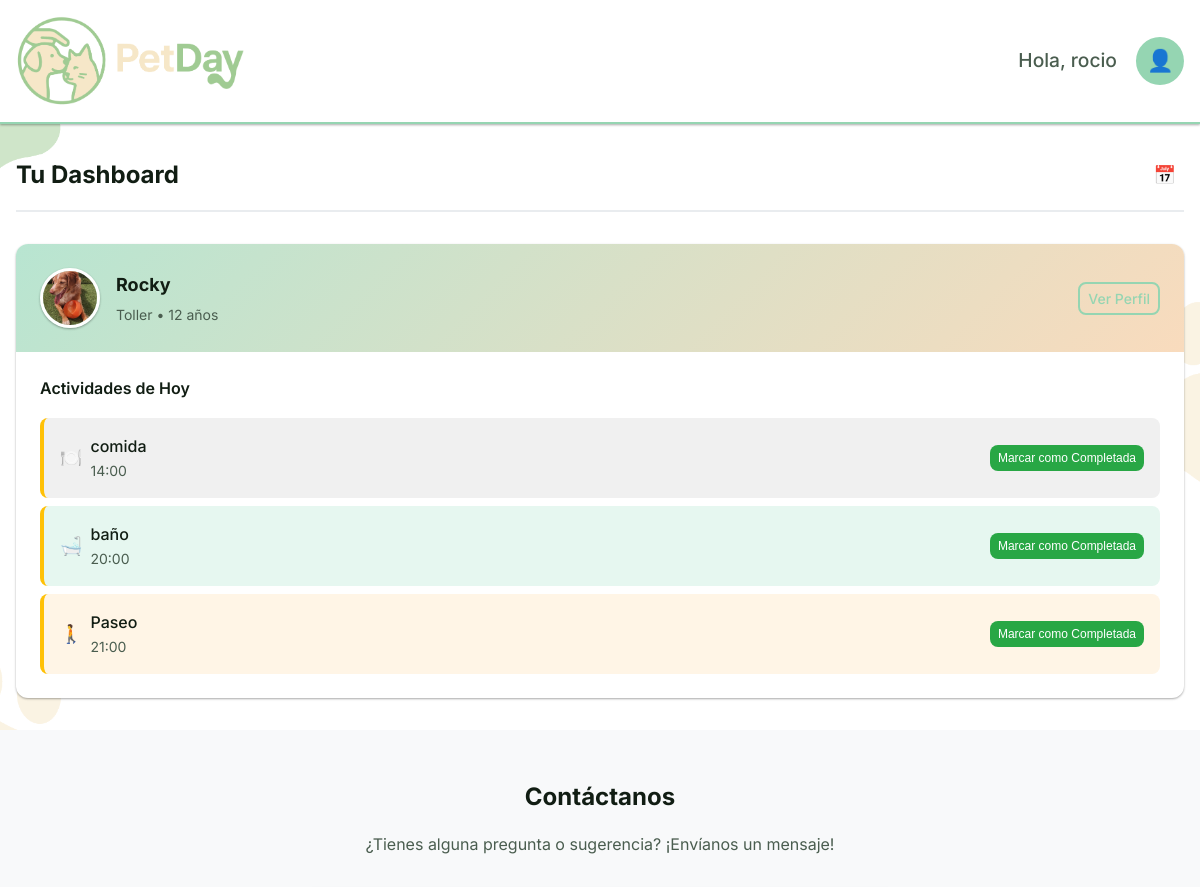
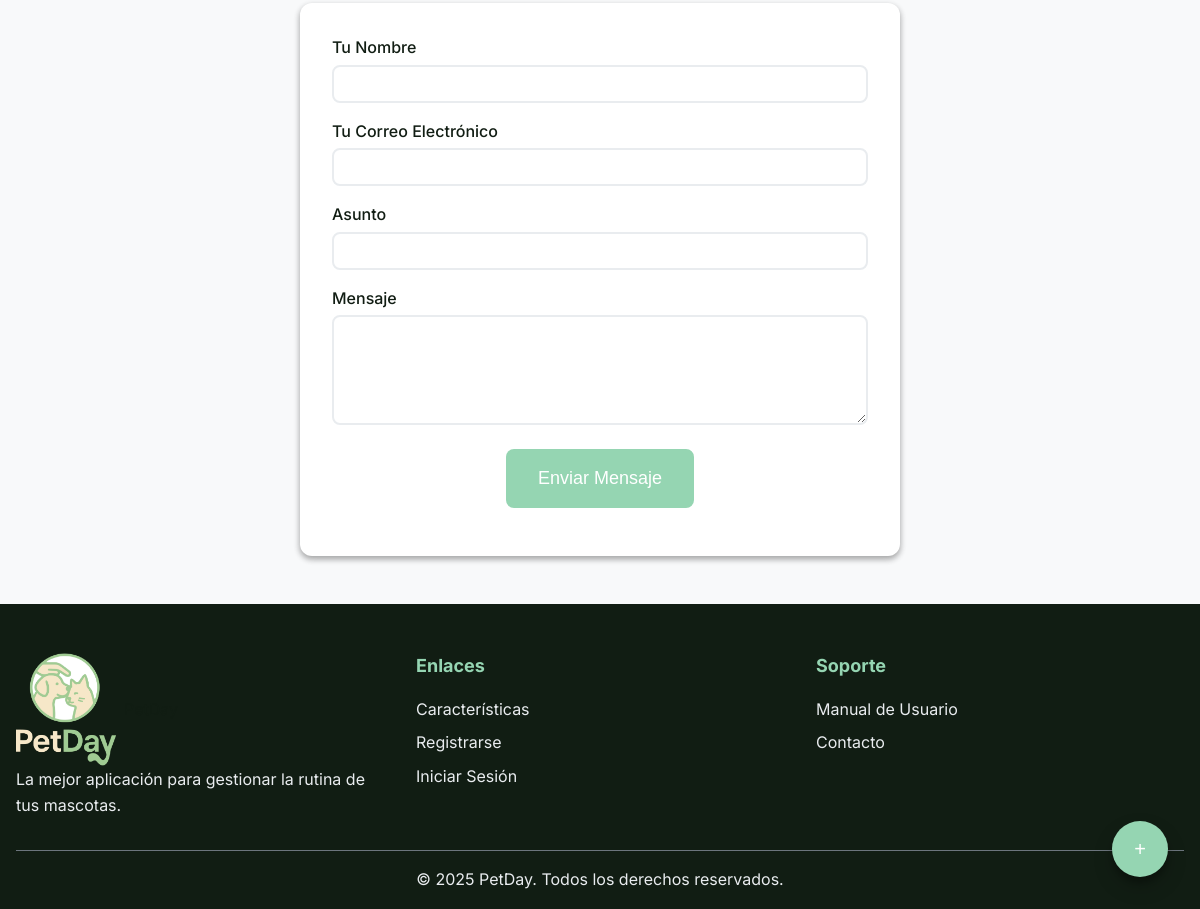
/index.php (signed in), run on the app's committed database (2 pictures, top to bottom).
### tables this page shows
CREATE TABLE `usuarios` (
  `id_usuario` int(11) NOT NULL,
  `nombre_completo` varchar(100) NOT NULL,
  `email` varchar(100) NOT NULL,
  `token` varchar(255) NOT NULL,
  `token_recuperacion` varchar(255) NOT NULL,
  `password_hash` varchar(255) NOT NULL,
  `telefono` varchar(20) DEFAULT NULL,
  `rol` enum('usuario','veterinario','adiestrador') DEFAULT 'usuario',
  `fecha_registro` timestamp NOT NULL DEFAULT current_timestamp(),
  `activo` tinyint(1) DEFAULT 1,
  `is_verified` tinyint(1) DEFAULT 0
);

CREATE TABLE `mascotas` (
  `id_mascota` int(11) NOT NULL,
  `id_usuario` int(11) NOT NULL,
  `nombre` varchar(50) NOT NULL,
  `especie` enum('perro','gato','pajaro','otro') NOT NULL,
  `raza` varchar(50) DEFAULT NULL,
  `edad` int(11) DEFAULT NULL,
  `peso` decimal(5,2) DEFAULT NULL,
  `genero` enum('macho','hembra') NOT NULL,
  `foto` varchar(255) DEFAULT NULL,
  `historial_medico` text DEFAULT NULL,
  `fecha_creacion` timestamp NOT NULL DEFAULT current_timestamp()
);

CREATE TABLE `rutinas` (
  `id_rutina` int(11) NOT NULL,
  `id_mascota` int(11) NOT NULL,
  `tipo_actividad` enum('comida','paseo','juego','medicacion','higiene','entrenamiento') NOT NULL,
  `nombre_actividad` varchar(100) NOT NULL,
  `descripcion` text DEFAULT NULL,
  `hora_programada` time NOT NULL,
  `dias_semana` set('lunes','martes','miercoles','jueves','viernes','sabado','domingo') NOT NULL,
  `activa` tinyint(1) DEFAULT 1,
  `fecha_creacion` timestamp NOT NULL DEFAULT current_timestamp()
);

### index.php (the view, shortened to what the rows shown need)
<?php
require_once 'config/database_config.php';
require_once 'php/includes/functions.php';
$isLoggedIn = isset($_SESSION['user_id']);
$pets = [];
if ($isLoggedIn) {
    $user = getUserById($_SESSION['user_id']);
    $pets = getUserPets($_SESSION['user_id']);
}
?>
<!DOCTYPE html>
<html lang="es">
<head>
    <link rel="stylesheet" href="css/style.css?v=1.1">
</head>
<body>
    <?php include_once 'php/includes/header.php'; ?>
    <main class="main-content">
        <?php if (!$isLoggedIn): ?>
            <section class="hero">
                <div class="container">
                    <div class="hero-content">
                        <div class="hero-text">
                            <h2>Organiza la rutina perfecta para tus mascotas</h2>
                            <p>Gestiona horarios de comida, paseos, medicación y citas veterinarias. Todo en un solo lugar.</p>
                            <div class="hero-buttons">
                                <a href="php/auth/register.php" class="btn btn-primary btn-large">Comienza</a>
                                <a href="#features" class="btn btn-outline btn-large">Ver Características</a>
                            </div>
                        </div>
                        <div class="hero-image">
                            <div class="pet-cards-demo">
                                <div class="demo-card">
                                    <span class="pet-emoji">🐕</span>
                                    <h4>Rex</h4>
                                    <p>Próximo paseo: 14:00</p>
                                </div>
                                <div class="demo-card">
                                    <span class="pet-emoji">🐱</span>
                                    <h4>Luna</h4>
                                    <p>Comida: 12:00</p>
                                </div>
                            </div>
                        </div>
                    </div>
                </div>
            </section>
            <section id="features" class="features">
                <div class="container">
                    <h3>¿Por qué elegir PetDay?</h3>
                    <div class="features-grid">
                        <div class="feature-card">
                            <span class="feature-icon">📅</span>
                            <h4>Rutinas Personalizadas</h4>
                            <p>Crea horarios específicos para cada mascota según su especie, edad y necesidades.</p>
                        </div>
                        <div class="feature-card">
                            <span class="feature-icon">🔔</span>
                            <h4>Recordatorios Inteligentes</h4>
                            <p>Nunca olvides comidas, medicación o citas veterinarias con nuestras notificaciones.</p>
                        </div>
                        <div class="feature-card">
                            <span class="feature-icon">📊</span>
                            <h4>Seguimiento y Estadísticas</h4>
                            <p>Monitorea el progreso y salud de tus mascotas con reportes detallados.</p>
                        </div>
                        <div class="feature-card">
                            <span class="feature-icon">🏥</span>
                            <h4>Historial Médico</h4>
                            <p>Mantén registro de vacunas, tratamientos y visitas al veterinario.</p>
                        </div>
                    </div>
                </div>
            </section>
            <section id="testimonials" class="testimonials">
                <div class="container">
                    <h3>Lo que dicen nuestros usuarios</h3>
                    <div class="testimonials-grid">
                        <div class="testimonial-card">
                            <p>"PetDay ha cambiado la forma en que organizo la vida de mis dos perros. Ahora nunca olvido sus comidas o medicamentos. ¡Imprescindible!"</p>
                            <div class="testimonial-author">
                                <img src="https://randomuser.me/api/portraits/women/44.jpg" alt="Usuario 1">
                                <span>— Ana García, dueña de Max y Rocky</span>
                            </div>
                        </div>
                        <div class="testimonial-card">
                            <p>"Como dueño primerizo de un gato, estaba abrumado. PetDay me ayudó a establecer una rutina y a seguir el historial de vacunas de Luna."</p>
                            <div class="testimonial-author">
                                <img src="https://randomuser.me/api/portraits/men/32.jpg" alt="Usuario 2">
                                <span>— Carlos Rodríguez, dueño de Luna</span>
                            </div>
                        </div>
                        <div class="testimonial-card">
                            <p>"Me encanta la función de seguimiento. Puedo ver estadísticas sobre los paseos y la alimentación, lo que me ayuda a mantener a mi mascota sana y activa."</p>
                            <div class="testimonial-author">
                                <img src="https://randomuser.me/api/portraits/women/65.jpg" alt="Usuario 3">
                                <span>— Laura Fernández, dueña de Pipa</span>
                            </div>
                        </div>
                    </div>
                </div>
            </section>
        <?php else: ?>
            <section class="dashboard">
                <div class="container">
                    <div class="dashboard-header">
                        <h2>Tu Dashboard</h2>
                    </div>
                    <?php if (empty($pets)): ?>
                        <div class="empty-state">
                            <div class="empty-content">
                                <span class="empty-icon">🐾</span>
                                <h3>¡Bienvenido a PetDay!</h3>
                                <p>Parece que aún no has agregado ninguna mascota. Comienza creando el perfil de tu compañero peludo.</p>
                                <a href="php/pets/create_pet.php" class="btn btn-primary">Agregar Mi Primera Mascota</a>
                            </div>
                        </div>
                    <?php else: ?>
                        <div class="pets-dashboard">
                            <?php foreach ($pets as $pet): ?>
                                <?php $todayRoutines = getTodayRoutines($pet['id_mascota']); ?>
                                <div class="pet-card">
                                    <div class="pet-header">
                                        <div class="pet-info">
                                            <?php if ($pet['foto']): ?>
                                                <img src="uploads/pet_photos/<?php echo htmlspecialchars($pet['foto']); ?>"
                                                     alt="<?php echo htmlspecialchars($pet['nombre']); ?>"
                                                     class="pet-photo">
                                            <?php else: ?>
                                                <div class="pet-avatar">
                                                    <?php echo getPetEmoji($pet['especie']); ?>
                                                </div>
                                            <?php endif; ?>
                                            <div class="pet-details">
                                                <h3><?php echo htmlspecialchars($pet['nombre']); ?></h3>
                                                <p class="pet-breed"><?php echo htmlspecialchars($pet['raza']); ?> • <?php echo $pet['edad']; ?> años</p>
                                            </div>
                                        </div>
                                        <div class="pet-actions">
                                            <a href="php/pets/pet_profile.php?id=<?php echo $pet['id_mascota']; ?>" class="btn btn-sm btn-outline">Ver Perfil</a>
                                        </div>
                                    </div>
                                    <div class="pet-routines">
                                        <h4>Actividades de Hoy</h4>
                                        <?php if (empty($todayRoutines)): ?>
                                            <p class="no-routines">No hay actividades programadas para hoy</p>
                                            <a href="php/routines/create_routine.php?pet_id=<?php echo $pet['id_mascota']; ?>" class="btn btn-sm btn-primary">Agregar Rutina</a>
                                        <?php else: ?>
                                            <div class="routines-list">
                                                <?php foreach ($todayRoutines as $routine): ?>
                                                    <?php
                                                    $isCompleted = isRoutineCompletedToday($routine['id_rutina']);
                                                    $isPending = strtotime($routine['hora_programada']) > time() && !$isCompleted;
                                                    $routineColorClass = 'routine-bg-' . (($routine['id_rutina'] % 5) + 1);
                                                    ?>
                                                    <div class="routine-item <?php echo $isCompleted ? 'completed' : ($isPending ? 'pending' : 'overdue'); ?> <?php echo $routineColorClass; ?>" data-routine-id="<?php echo $routine['id_rutina']; ?>">
                                                        <div class="routine-info">
                                                            <span class="routine-icon"><?php echo getActivityIcon($routine['tipo_actividad']); ?></span>
                                                            <div class="routine-details">
                                                                <span class="routine-name"><?php echo htmlspecialchars($routine['nombre_actividad']); ?></span>
                                                                <span class="routine-time"><?php echo date('H:i', strtotime($routine['hora_programada'])); ?></span>
                                                            </div>
                                                        </div>
                                                        <div class="routine-status">
                                                            <?php if ($isCompleted): ?>
                                                                <span class="status-badge completed">✅</span>
                                                            <?php else: ?>
                                                                <button class="btn btn-xs btn-success mark-complete-btn" data-routine-id="<?php echo $routine['id_rutina']; ?>">Marcar como Completada</button>
                                                            <?php endif; ?>
                                                        </div>
                                                    </div>
                                                <?php endforeach; ?>
                                            </div>
                                        <?php endif; ?>
                                    </div>
                                </div>
                            <?php endforeach; ?>
                        </div>
                    <?php endif; ?>
                </div>
            </section>
        <?php endif; ?>
    </main>
            <section id="contact" class="contact-section">
                <div class="container">
                    <h2 class="text-center">Contáctanos</h2>
                </div>
            </section>
    <?php include 'php/includes/footer.php'; ?>

### php/includes/header.php (shortened to what the rows shown need)
<header class="main-header">
    <div class="container">
        <div class="header-content">
            <nav class="main-nav">
                <?php if ($isLoggedIn): ?>
                    <div class="user-menu">
                        <span class="welcome-text">Hola, <?php echo htmlspecialchars($user['nombre_completo']); ?></span>
                        <div class="user-dropdown">
                            <button class="user-btn">👤</button>
                        </div>
                    </div>
                <?php endif; ?>
            </nav>
        </div>
    </div>
</header>

### data on the page
usuarios: nombre_completo "rocio"
mascotas: foto (picture), nombre "Rocky", raza "Toller", edad "12"
rutinas: tipo_actividad "🍽️", nombre_actividad "comida", hora_programada "14:00"
rutinas: tipo_actividad "🛁", nombre_actividad "baño", hora_programada "20:00"
rutinas: tipo_actividad "🚶", nombre_actividad "Paseo", hora_programada "21:00"
